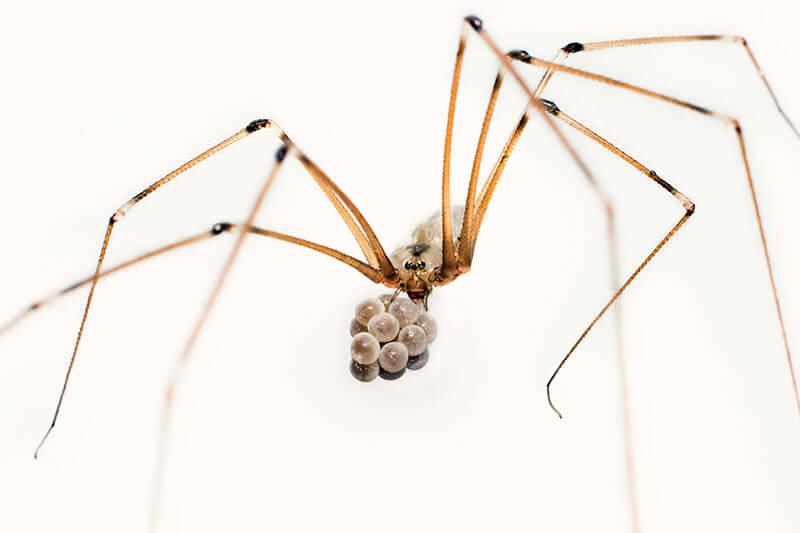
#> input picture Obrazy/zestaw 7/zad5/pajak.png, 800 x 533 px
$ python zad5.py
#> lines starting #> are read from the running program, lines starting #| are printed output that depends on the picture; after the words box and inside, x2 and y2 are one past the last pixel; in counts of white or black regions, pixels touching at a corner belong together
import cv2
import numpy as np
import matplotlib.pyplot as plt
from PIL import Image
from skimage import io
from skimage.filters import gaussian, threshold_otsu
from skimage import img_as_ubyte

obraz = io.imread("pajak.png").astype(np.float32) / 255

#gaus
sigma = 2
gaus = gaussian(obraz, sigma=sigma, channel_axis=-1).astype(np.float32)
gaus_uint8 = (255 * gaus).astype(np.uint8)
io.imsave("pajak_gaus.png", gaus_uint8)

#gradienty soblem rgb
sobelx = np.array([[1, 0, -1], [2, 0, -2], [1, 0, -1]])
sobely = np.array([[-1, -2, -1], [0, 0, 0], [1, 2, 1]])

sobelx_r = cv2.filter2D(gaus[:, :, 0], -1, sobelx)
sobelx_g = cv2.filter2D(gaus[:, :, 1], -1, sobelx)
sobelx_b = cv2.filter2D(gaus[:, :, 2], -1, sobelx)

sobely_r = cv2.filter2D(gaus[:, :, 0], -1, sobely)
sobely_g = cv2.filter2D(gaus[:, :, 1], -1, sobely)
sobely_b = cv2.filter2D(gaus[:, :, 2], -1, sobely)

gxmax = np.maximum(np.maximum(sobelx_r, sobelx_g), sobelx_b)
gymax = np.maximum(np.maximum(sobely_r, sobely_g), sobely_b)

# io.imsave("pajak_sobelx2.png", (255 * gxmax).astype(np.uint8))
plt.imsave("pajak_sobelx.png", gxmax, cmap='gray')
plt.imsave("pajak_sobely.png", gymax, cmap='gray')
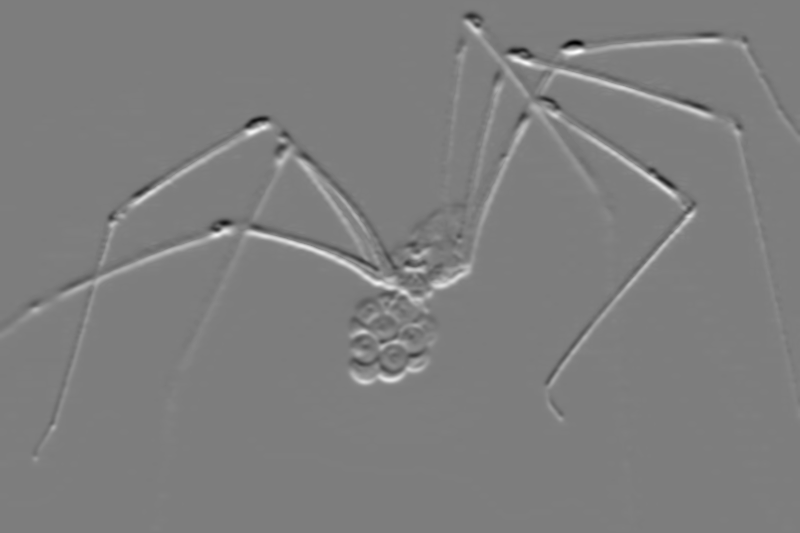
#> saved as pajak_sobely.png: shape (533, 800, 3); min 0, max 255, mean 126.2


gradient = np.sqrt(gxmax ** 2 + gymax ** 2)
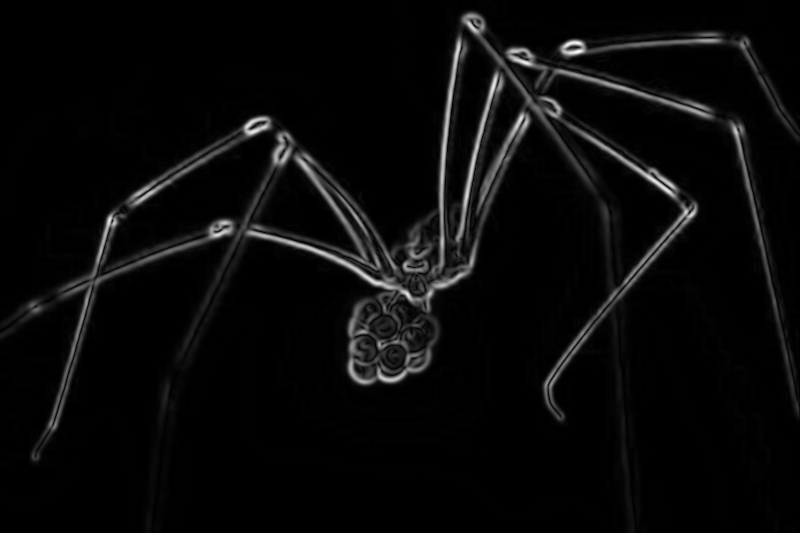
#> gradient: shape (533, 800) float32; min 0, max 1.36, mean 0.0513; drawn with min black and max white


plt.imsave("pajak_gradient.png", gradient, cmap='gray')

#przyporzadkowac kierunkom gradientu mozliwe kierunki krawedzi
kierunek = np.arctan2(gymax, gxmax)
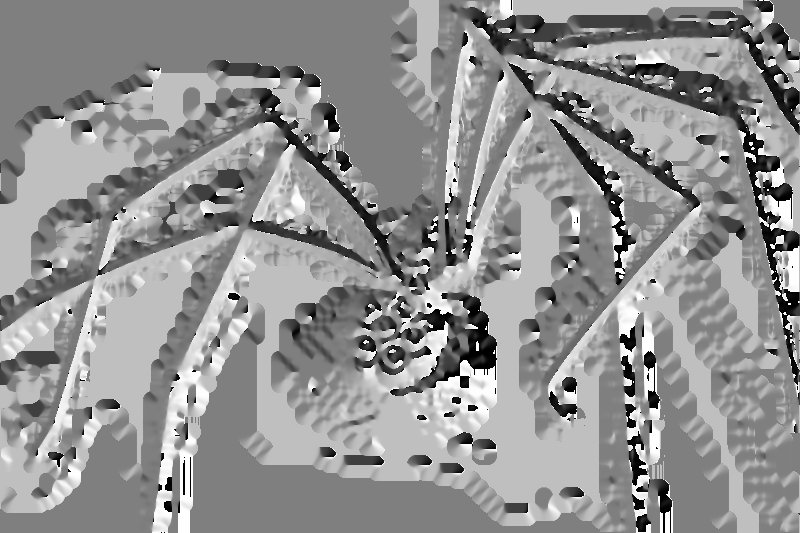
#> kierunek: shape (533, 800) float32; min -3.14, max 3.14, mean 0.469; drawn with min black and max white
kierunek = kierunek * 180 / np.pi
kierunek[kierunek < 0] += 180
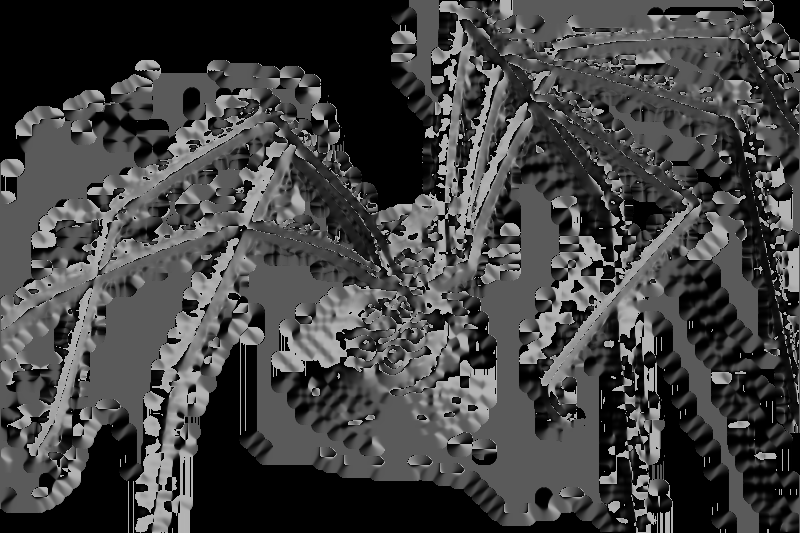
#> kierunek: shape (533, 800) float32; min 0, max 180, mean 67

kierunek_normalized = (kierunek - kierunek.min()) / (kierunek.max() - kierunek.min()) * 255
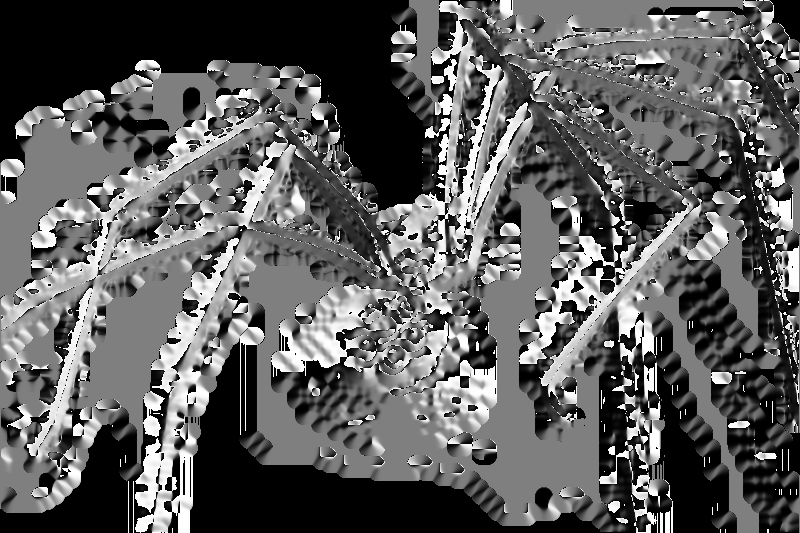
#> kierunek_normalized: shape (533, 800) float32; min 0, max 255, mean 95
#zapisz
plt.imsave("pajak_kierunek.png", kierunek_normalized, cmap='gray')

def non_maximum_suppresion(gradient, kierunek):
    nms = np.zeros(gradient.shape)
    kierunek = kierunek % 180
    for i in range(1, gradient.shape[0] - 1):
        for j in range(1, gradient.shape[1] - 1):
            q = 255
            r = 255
            if 0 <= kierunek[i, j] < 22.5 or 157.5 <= kierunek[i, j] <= 180:
                q = gradient[i, j + 1]
                r = gradient[i, j - 1]
            elif 22.5 <= kierunek[i, j] < 67.5:
                q = gradient[i + 1, j - 1]
                r = gradient[i - 1, j + 1]
            elif 67.5 <= kierunek[i, j] < 112.5:
                q = gradient[i + 1, j]
                r = gradient[i - 1, j]
            elif 112.5 <= kierunek[i, j] < 157.5:
                q = gradient[i - 1, j - 1]
                r = gradient[i + 1, j + 1]
            if gradient[i, j] >= q and gradient[i, j] >= r:
                nms[i, j] = gradient[i, j]
            else:
                nms[i, j] = 0
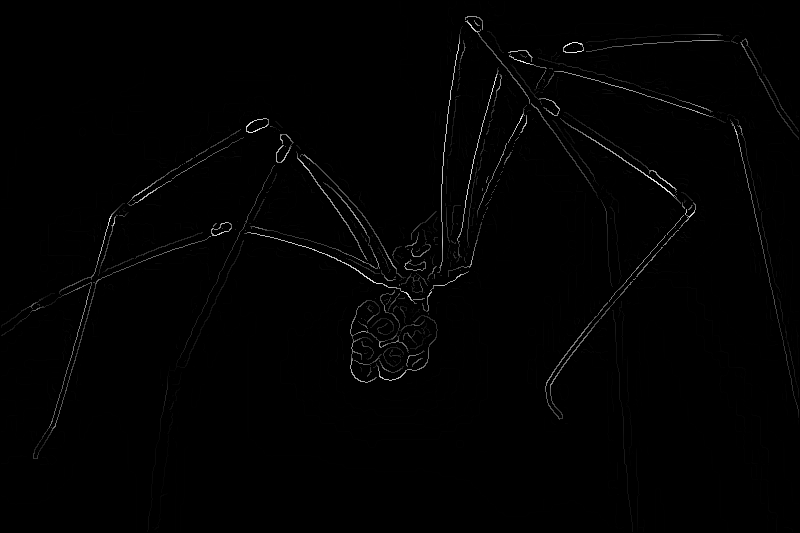
#> nms: shape (533, 800) float64; min 0, max 1.36, mean 0.0113; drawn with min black and max white
    return nms

nms = non_maximum_suppresion(gradient, kierunek)

plt.imsave("pajak_nms.png", nms, cmap='gray')

#otsu skalowanko do 255
scaled = img_as_ubyte(nms / nms.max())


T2 = threshold_otsu(scaled)
#> T2 = 60
T1 = 0.5 * T2
#> T1 = 30
print("Wyniki dla t1 i t2", T1, T2)
#| Wyniki dla t1 i t2 30.0 60

def hysteresis_thresholding(image, low_threshold, high_threshold):
#> called with low_threshold = 30, high_threshold = 60
    weak = 50  # Piksele słabe
    strong = 255  # Piksele silne
    result = np.zeros_like(image)
    strong_pixels = np.where(image >= high_threshold)
#> strong_pixels = 5926 positions, rows 16 to 457, columns 29 to 786
    weak_pixels = np.where((image >= low_threshold) & (image < high_threshold))
#> weak_pixels = 2528 positions, rows 26 to 458, columns 19 to 798
    result[strong_pixels] = strong
    result[weak_pixels] = weak

    for i in range(1, image.shape[0] - 1):
        for j in range(1, image.shape[1] - 1):
            if result[i, j] == weak:
                # Sprawdzanie, czy sąsiaduje z silnym pikselem
                if (strong in result[i - 1:i + 2, j - 1:j + 2]):
                    result[i, j] = strong
                else:
                    result[i, j] = 0
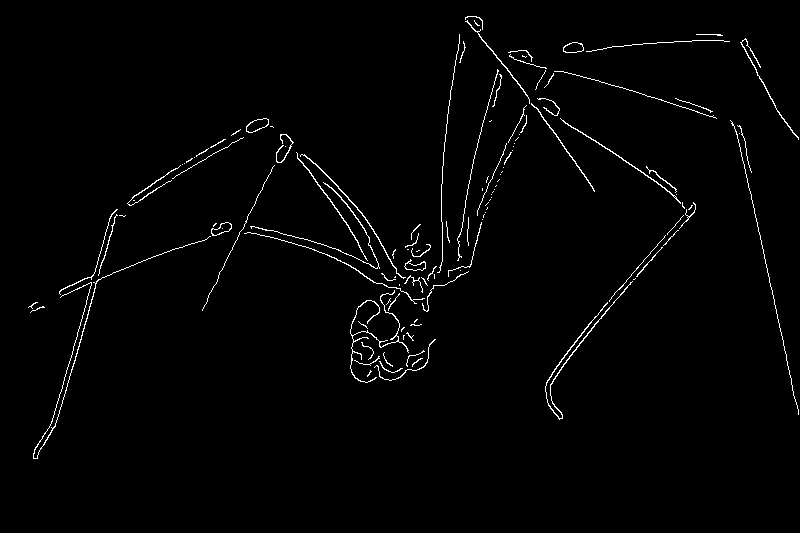
#> result: shape (533, 800); 1.6% white in thin lines or dots, all inside (x1, y1, x2, y2) = (28, 16, 799, 459)
    return result

koncowy = hysteresis_thresholding(scaled, T1, T2)

plt.imsave("pajak_koncowy.png", koncowy, cmap='gray')
